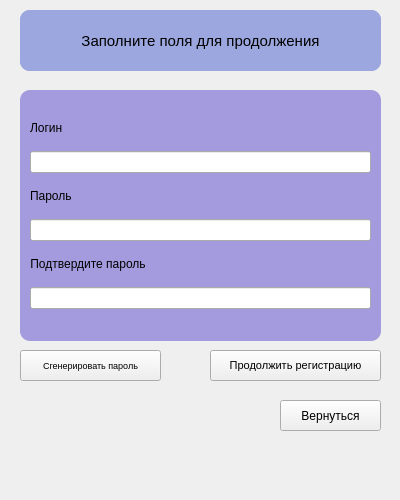
<?xml version="1.0" encoding="UTF-8"?>
<ui version="4.0">
 <class>MainWindow</class>
 <widget class="QMainWindow" name="MainWindow">
  <property name="geometry">
   <rect>
    <x>0</x>
    <y>0</y>
    <width>400</width>
    <height>500</height>
   </rect>
  </property>
  <property name="sizePolicy">
   <sizepolicy hsizetype="Fixed" vsizetype="Fixed">
    <horstretch>0</horstretch>
    <verstretch>0</verstretch>
   </sizepolicy>
  </property>
  <property name="minimumSize">
   <size>
    <width>400</width>
    <height>500</height>
   </size>
  </property>
  <property name="maximumSize">
   <size>
    <width>400</width>
    <height>500</height>
   </size>
  </property>
  <property name="windowTitle">
   <string>Регистрация</string>
  </property>
  <property name="windowIcon">
   <iconset>
    <normaloff>../pictures/5776173.png</normaloff>../pictures/5776173.png</iconset>
  </property>
  <widget class="QWidget" name="centralwidget">
   <widget class="QPushButton" name="generate_password_button">
    <property name="geometry">
     <rect>
      <x>20</x>
      <y>350</y>
      <width>141</width>
      <height>31</height>
     </rect>
    </property>
    <property name="font">
     <font>
      <family>Arial</family>
      <pointsize>7</pointsize>
     </font>
    </property>
    <property name="text">
     <string>Сгенерировать пароль</string>
    </property>
   </widget>
   <widget class="QPushButton" name="next_stage_button">
    <property name="geometry">
     <rect>
      <x>210</x>
      <y>350</y>
      <width>171</width>
      <height>31</height>
     </rect>
    </property>
    <property name="font">
     <font>
      <family>Arial</family>
      <pointsize>8</pointsize>
     </font>
    </property>
    <property name="text">
     <string>Продолжить регистрацию</string>
    </property>
   </widget>
   <widget class="QPushButton" name="previous_window_button">
    <property name="geometry">
     <rect>
      <x>280</x>
      <y>400</y>
      <width>101</width>
      <height>31</height>
     </rect>
    </property>
    <property name="font">
     <font>
      <family>Arial</family>
      <pointsize>9</pointsize>
     </font>
    </property>
    <property name="text">
     <string>Вернуться</string>
    </property>
   </widget>
   <widget class="QLabel" name="error_label">
    <property name="geometry">
     <rect>
      <x>20</x>
      <y>400</y>
      <width>251</width>
      <height>31</height>
     </rect>
    </property>
    <property name="palette">
     <palette>
      <active>
       <colorrole role="WindowText">
        <brush brushstyle="SolidPattern">
         <color alpha="255">
          <red>255</red>
          <green>0</green>
          <blue>0</blue>
         </color>
        </brush>
       </colorrole>
       <colorrole role="Text">
        <brush brushstyle="SolidPattern">
         <color alpha="255">
          <red>255</red>
          <green>0</green>
          <blue>0</blue>
         </color>
        </brush>
       </colorrole>
       <colorrole role="ButtonText">
        <brush brushstyle="SolidPattern">
         <color alpha="255">
          <red>255</red>
          <green>0</green>
          <blue>0</blue>
         </color>
        </brush>
       </colorrole>
      </active>
      <inactive>
       <colorrole role="WindowText">
        <brush brushstyle="SolidPattern">
         <color alpha="255">
          <red>255</red>
          <green>0</green>
          <blue>0</blue>
         </color>
        </brush>
       </colorrole>
       <colorrole role="Text">
        <brush brushstyle="SolidPattern">
         <color alpha="255">
          <red>255</red>
          <green>0</green>
          <blue>0</blue>
         </color>
        </brush>
       </colorrole>
       <colorrole role="ButtonText">
        <brush brushstyle="SolidPattern">
         <color alpha="255">
          <red>255</red>
          <green>0</green>
          <blue>0</blue>
         </color>
        </brush>
       </colorrole>
      </inactive>
      <disabled>
       <colorrole role="WindowText">
        <brush brushstyle="SolidPattern">
         <color alpha="255">
          <red>255</red>
          <green>0</green>
          <blue>0</blue>
         </color>
        </brush>
       </colorrole>
       <colorrole role="Text">
        <brush brushstyle="SolidPattern">
         <color alpha="255">
          <red>255</red>
          <green>0</green>
          <blue>0</blue>
         </color>
        </brush>
       </colorrole>
       <colorrole role="ButtonText">
        <brush brushstyle="SolidPattern">
         <color alpha="255">
          <red>255</red>
          <green>0</green>
          <blue>0</blue>
         </color>
        </brush>
       </colorrole>
      </disabled>
     </palette>
    </property>
    <property name="font">
     <font>
      <weight>50</weight>
      <bold>false</bold>
     </font>
    </property>
    <property name="styleSheet">
     <string notr="true">QLabel {
color: red
}</string>
    </property>
    <property name="text">
     <string/>
    </property>
    <property name="alignment">
     <set>Qt::AlignRight|Qt::AlignTrailing|Qt::AlignVCenter</set>
    </property>
   </widget>
   <widget class="QFrame" name="frame">
    <property name="geometry">
     <rect>
      <x>20</x>
      <y>10</y>
      <width>361</width>
      <height>61</height>
     </rect>
    </property>
    <property name="styleSheet">
     <string notr="true">QFrame {
background-color: #9ba7de;
border-radius: 10px
}</string>
    </property>
    <property name="frameShape">
     <enum>QFrame::StyledPanel</enum>
    </property>
    <property name="frameShadow">
     <enum>QFrame::Raised</enum>
    </property>
    <widget class="QLabel" name="header_label">
     <property name="geometry">
      <rect>
       <x>0</x>
       <y>0</y>
       <width>361</width>
       <height>61</height>
      </rect>
     </property>
     <property name="font">
      <font>
       <family>Arial</family>
       <pointsize>11</pointsize>
       <weight>50</weight>
       <bold>false</bold>
      </font>
     </property>
     <property name="toolTipDuration">
      <number>-3</number>
     </property>
     <property name="styleSheet">
      <string notr="true">QLabel {
color: black
}</string>
     </property>
     <property name="text">
      <string>Заполните поля для продолжения</string>
     </property>
     <property name="alignment">
      <set>Qt::AlignCenter</set>
     </property>
    </widget>
   </widget>
   <widget class="QFrame" name="frame_2">
    <property name="geometry">
     <rect>
      <x>20</x>
      <y>90</y>
      <width>361</width>
      <height>251</height>
     </rect>
    </property>
    <property name="styleSheet">
     <string notr="true">QFrame {
background-color: #A49BDE;
border-radius: 10px
}</string>
    </property>
    <property name="frameShape">
     <enum>QFrame::StyledPanel</enum>
    </property>
    <property name="frameShadow">
     <enum>QFrame::Raised</enum>
    </property>
    <widget class="QWidget" name="formLayoutWidget">
     <property name="geometry">
      <rect>
       <x>10</x>
       <y>-1</y>
       <width>341</width>
       <height>251</height>
      </rect>
     </property>
     <layout class="QFormLayout" name="formLayout">
      <property name="rowWrapPolicy">
       <enum>QFormLayout::WrapAllRows</enum>
      </property>
      <property name="labelAlignment">
       <set>Qt::AlignCenter</set>
      </property>
      <property name="formAlignment">
       <set>Qt::AlignCenter</set>
      </property>
      <property name="verticalSpacing">
       <number>16</number>
      </property>
      <item row="0" column="0">
       <widget class="QLabel" name="login_label">
        <property name="font">
         <font>
          <family>Arial</family>
          <pointsize>9</pointsize>
         </font>
        </property>
        <property name="text">
         <string>Логин</string>
        </property>
       </widget>
      </item>
      <item row="0" column="1">
       <widget class="QLineEdit" name="login_edit">
        <property name="font">
         <font>
          <family>Arial</family>
          <pointsize>9</pointsize>
         </font>
        </property>
       </widget>
      </item>
      <item row="1" column="0">
       <widget class="QLabel" name="password_label">
        <property name="font">
         <font>
          <family>Arial</family>
          <pointsize>9</pointsize>
         </font>
        </property>
        <property name="text">
         <string>Пароль</string>
        </property>
        <property name="alignment">
         <set>Qt::AlignLeading|Qt::AlignLeft|Qt::AlignVCenter</set>
        </property>
       </widget>
      </item>
      <item row="1" column="1">
       <widget class="QLineEdit" name="password_edit">
        <property name="font">
         <font>
          <family>Arial</family>
          <pointsize>9</pointsize>
         </font>
        </property>
       </widget>
      </item>
      <item row="2" column="0">
       <widget class="QLabel" name="confirm_password_label">
        <property name="font">
         <font>
          <family>Arial</family>
          <pointsize>9</pointsize>
         </font>
        </property>
        <property name="text">
         <string>Подтвердите пароль</string>
        </property>
        <property name="alignment">
         <set>Qt::AlignCenter</set>
        </property>
       </widget>
      </item>
      <item row="2" column="1">
       <widget class="QLineEdit" name="confirm_password_edit">
        <property name="font">
         <font>
          <family>Arial</family>
          <pointsize>9</pointsize>
         </font>
        </property>
       </widget>
      </item>
     </layout>
    </widget>
   </widget>
  </widget>
  <widget class="QMenuBar" name="menubar">
   <property name="geometry">
    <rect>
     <x>0</x>
     <y>0</y>
     <width>400</width>
     <height>26</height>
    </rect>
   </property>
  </widget>
 </widget>
 <tabstops>
  <tabstop>login_edit</tabstop>
  <tabstop>password_edit</tabstop>
  <tabstop>confirm_password_edit</tabstop>
  <tabstop>generate_password_button</tabstop>
  <tabstop>next_stage_button</tabstop>
  <tabstop>previous_window_button</tabstop>
 </tabstops>
 <resources/>
 <connections/>
</ui>
